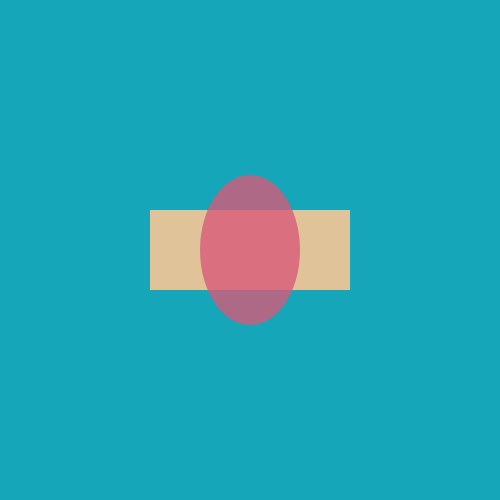
Frame 1 (no input)
Frame 60 (the mouse pressed at the canvas centre just before this capture): identical to frame 1, image omitted
Frame 120 (the mouse held since frame 60 and released just before this capture): identical to frame 1, image omitted

The Processing sketch that drew this single still picture (run headless with seeded random() and noise(); from frame 60 on, the mouse is pressed at the canvas centre):

// Processing sketch: basicGraphics
// ── basicGraphics.pde
//----------------------------------------------------
// DT Bootcamp 2016, Parsons School of Design.
// Day 2, Example 1, Theme: Basic Graphics.
//----------------------------------------------------


void setup() {
  size(500, 500); //Size of our sketch's window
}

void draw() {
  //Set the background to the color with a RGB value of (22,166,185)
  background(22,166,185);
  
  //declare the coordinate system of drawing rectangles
  rectMode(CENTER); 
  
  //set the stoke color to black
  //stroke(0);
  
  //no stroke..
  noStroke(); 

   //set a RGB color of (225,195,154)
  fill(225,195,154);
  //draw a 100px by 80px rectangle at the center position with the color we set above
  rect(width/2, height/2, 200, 80); 
  
  //set a RGB color of (214,88,120) with an opacity of 200 (out of 255)
  fill(214,88,120,200); 
  //draw a 100px by 150px ellipse at the center position
  ellipse(width/2, height/2, 100, 150); 
}
